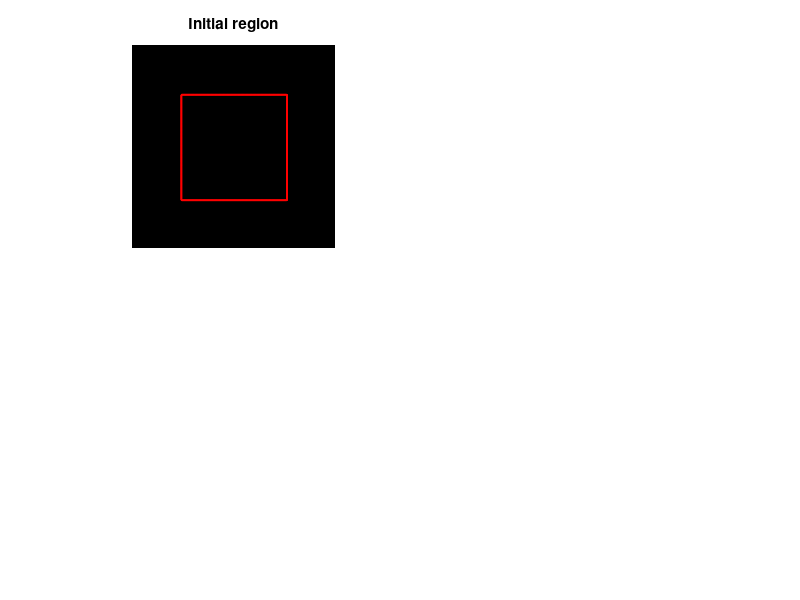

Write MATLAB code to recreate this figure. (Note: this script raises an error after producing the figure.)
%% Tutorial 04: Time-implicit level set propagation with max flow
%  Martin Rajchl, Imperial College London, 2015
%
%   [1] Rajchl, M.; Baxter, JSH.; Bae, E.; Tai, X-C.; Fenster, A.; 
%       Peters, TM.; Yuan, J.;
%       Variational Time-Implicit Multiphase Level-Sets: A Fast Convex 
%       Optimization-Based Solution
%       EMMCVPR, 2015.
%
%   [2] Ukwatta, E.; Yuan, J.; Rajchl, M.; Qiu, W.; Tessier, D; Fenster, A.
%       3D Carotid Multi-Region MRI Segmentation by Globally Optimal 
%       Evolution of Coupled Surfaces
%       IEEE Transactions on Medical Imaging, 2013



clear all; close all;

% include max-flow solver
addpath(['..', filesep, 'maxflow']);
addpath(['..', filesep, 'lib']);

% 1. Create domain Omega
omega = zeros(256,256);

% 2. Initialize a region as initialization for the zero level set
region = zeros(size(omega),'like', omega);
region(64:196,64:196) = 1;

% visualize initial region
figure();
subplot(2,2,1); imshow(omega,[]);
hold on; contour(region,'r'); hold off;
title('Initial region');

% 3. Construct an s-t graph:
[sx, sy] = size(omega);

Cs = zeros(sx,sy);
Ct = zeros(sx,sy);

% allocate alpha(x), the regularization weight at each node x
alpha = zeros(sx,sy);

% 4. Set up parameters and start level set iterations:
maxLevelSetIterations = 10; % number of maximum time steps
tau = 250; % speed parameter

for t=1:maxLevelSetIterations
        
    % 5. Compute a speed data term based on the current region
    d_speed_inside = bwdist(region == 1,'Euclidean');
    d_speed_outside = bwdist(region == 0,'Euclidean');
    
    % 6. Assign cost as source and sink capacities Cs, Ct in the graph
    Cs = (region.*d_speed_outside)./tau;
    Ct = ((1-region).*d_speed_inside)./tau;
    
    % Assign a regularization weight (equivalent to pairwise terms) for each
    % node x. Here we employ a constant regularization weight alpha. The higher
    % alpha is, the more smoothness penalty is assigned.
    alpha = 0.75.*ones(sx,sy);
    
    % 6. Set up the parameters for the max flow optimizer:
    % [1] graph dimension 1
    % [2] graph dimension 2
    % [3] number of maximum iterations for the optimizer (default 200)
    % [4] an error bound at which we consider the solver converged (default
    %     1e-5)
    % [5] c parameter of the multiplier (default 0.2)
    % [6] step size for the gradient descent step when calulating the spatial
    %     flows p(x) (default 0.16)
    pars = [sx; sy; 200; 1e-5; 0.2; 0.16];
    
    % 7. Call the binary max flow optimizer with Cs, Ct, alpha and pars to obtain
    % the continuous labelling function u, the convergence over iterations
    % (conv), the number of iterations (numIt) and the run time (time);
    [u, conv, numIt, time] = asetsBinaryMF2D(Cs, Ct, alpha, pars);
    
    % 8. Threshold the continuous labelling function u to obtain a discrete
    % segmentation result
    region = u > 0.5;
   
    % visualize the costs
    subplot(2,2,2); imshow(Cs-Ct,[]); title('Cs-Ct');
    subplot(2,2,3); imshow(omega,[]); title(['r(',num2str(t),')']); hold on; contour(region,'r'); hold off;
    subplot(2,2,4); loglog(conv); title(['convergence(',num2str(t),')']);
    drawnow();
        
end


